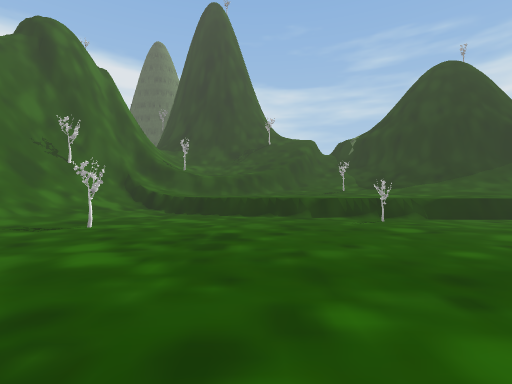
[1] (above)

12 first-person views from a walk through a Unity game level. The camera is 1.3 m above the floor, looks level and sees 85° across. The floor is counted in squares, 2 m on a side. Each view is taken from the middle of a square. On the plan, view 1 faces up. The plan holds only what a view shows up to about 9 squares ahead; the rest is blank. The place goes on beyond the plan. The player is left out. Some animated figures are left out. Some surface patterns are stand-ins.

[2]
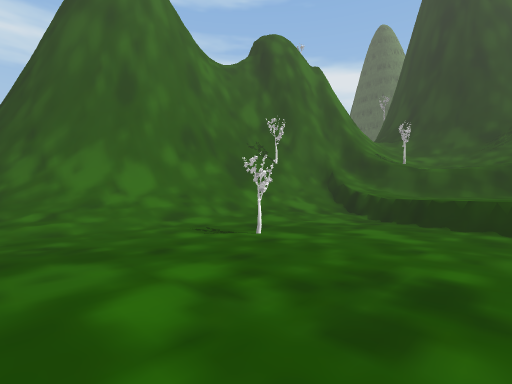

[3]
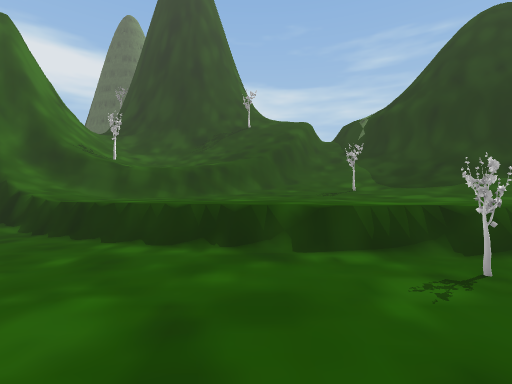

[4]
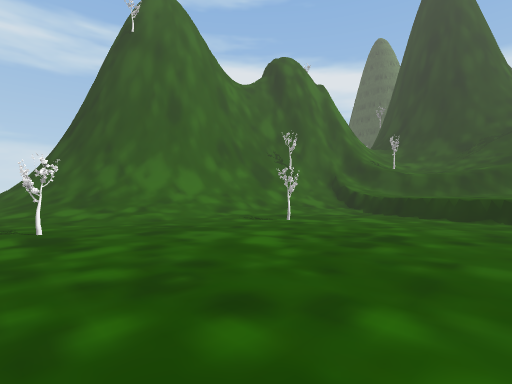

[5]
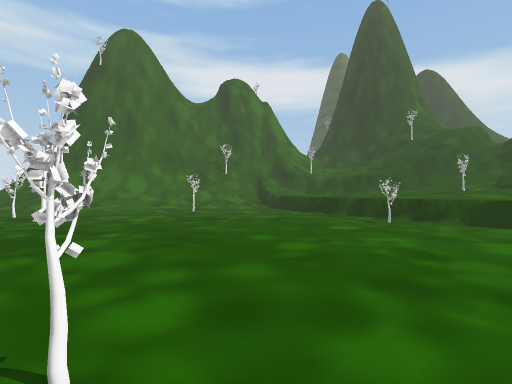

[6]
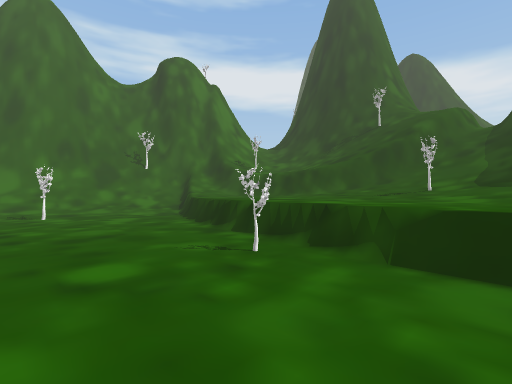

[7]
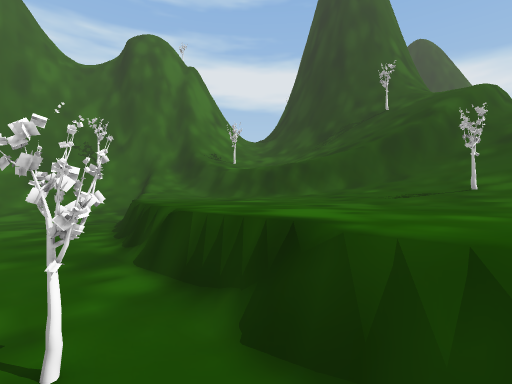

[8]
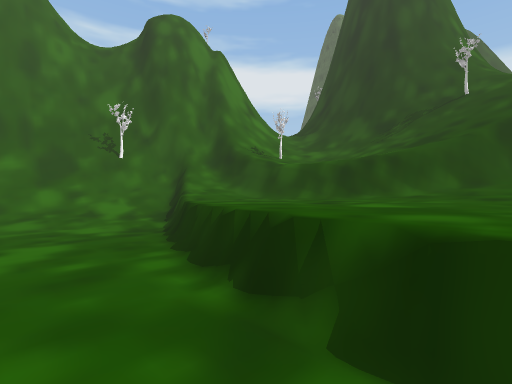

[9]
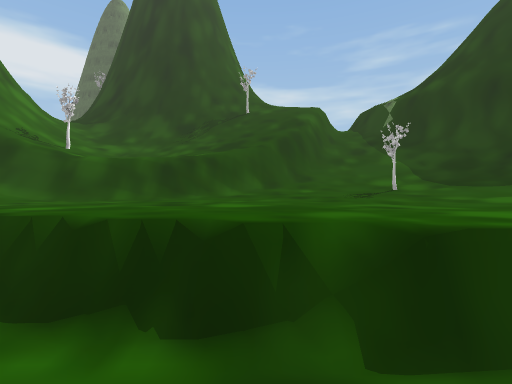

[10]
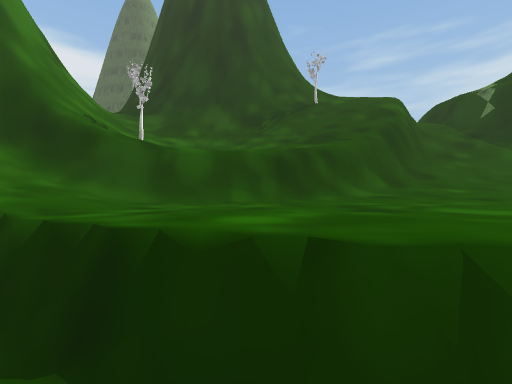

[11]
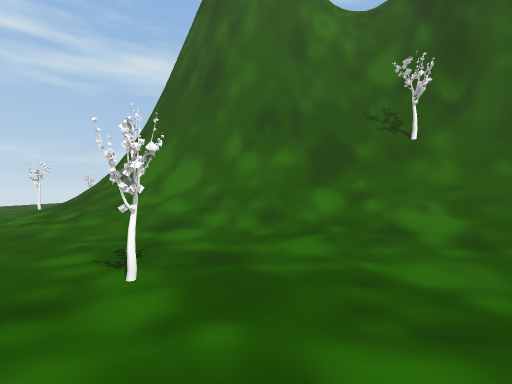

[12]
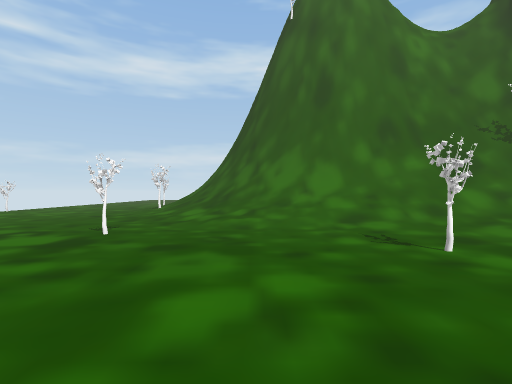

### Floor plan
Key: @ floor where view 1 was taken; # wall or solid block; . main floor; : floor 1 m higher than the main floor; / step, stairs or slope; = window, fence, low wall or low ledge; ^ raised ledge; T tree.
Columns run from 10 left of view 1 to 5 right of it. Each row starts with its distance up from view 1.
 16           #  #/^
 15          #^T^^/^
 14            ^^#/#
 13         ^  ##//#
 12        T^^^#////
 11      ##^^^=//T//
 10     ##//:::::///
  9    ##=/=:::::::/
  8    ##////=:::::/
  7    #///..../===/
  6    #//.......T..
  5    #//.T........
  4   ##//..........
  3  ##///..........
  2 ##////..........
  1 /////.T.........
  0  T/.......@...T.

Positions as (right, up) in squares from view 1, and headings:
1: (0, 0), facing up
2: (0, 2), facing up-left
3: (1, 4), facing up
4: (1, 0), facing up-left
5: (5, 0), facing up-left
6: (5, 4), facing up-left
7: (4, 6), facing up-left
8: (2, 6), facing up-left
9: (1, 6), facing up
10: (-1, 7), facing up
11: (-1, 6), facing left
12: (0, 3), facing left
